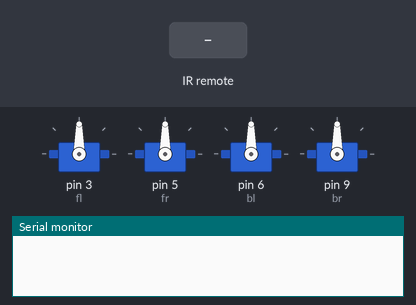
Recording of a sketch running on a simulated Arduino Uno, built with avr-gcc and run on an emulated ATmega328P. Parts: 4 × servo, the last lines printed to the serial monitor. The test bench sets the inputs (shaded band).

Above: at 1.2 s.
1.3 s: infrared code 0xA8 received
At 1.6 s:
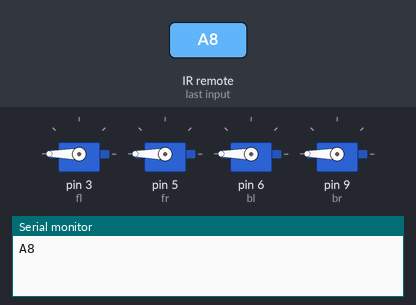
4.3 s: infrared code 0xE0 received
At 4.7 s:
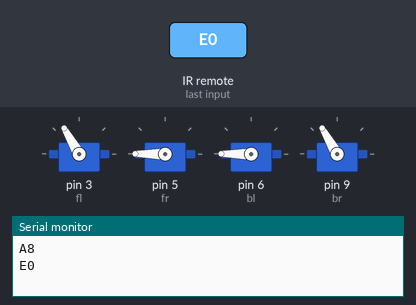
6.3 s: infrared code 0x90 received
At 6.6 s:
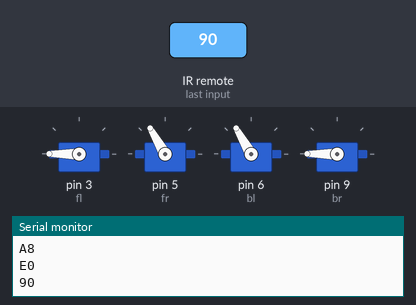
Timing chart, 0 to 9.3 s (numbered marks = the images above; inputs shaded):
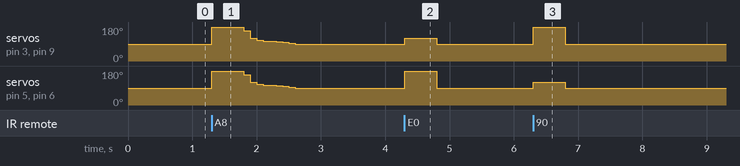

Measured:
- after the input at 1.3 s, servo on pin 3 (fl), servo on pin 5 (fr), servo on pin 6 (bl), servo on pin 9 (br): 90° → 180° at once, → 160° 0.50 s later, → 120° 0.10 s later, → 110° 0.10 s later, … (10 changes in this stretch)
- after the input at 4.3 s, servo on pin 3 (fl), servo on pin 9 (br): 90° → 120° at once, → 90° 0.50 s later; servo on pin 5 (fr), servo on pin 6 (bl): 90° → 180° at once, → 90° 0.50 s later
- after the input at 6.3 s, servo on pin 3 (fl), servo on pin 9 (br): 90° → 180° at once, → 90° 0.50 s later; servo on pin 5 (fr), servo on pin 6 (bl): 90° → 120° at once, → 90° 0.50 s later

The sketch:

bunibuni.ino
```cpp
#include <Servo.h>
#include "IRremote.hpp"

#define IR_RECEIVE_PIN 12
Servo fl;
Servo fr;
Servo bl;
Servo br;

void setup() {
  Serial.begin(9600);
  // put your setup code here, to run once:
  fl.attach(3); // Front left
  fr.attach(5); // Front right
  bl.attach(6); // Back left
  br.attach(9); // Back right
  IrReceiver.begin(IR_RECEIVE_PIN, ENABLE_LED_FEEDBACK); // ir is cool ig
}

void hop() {
  fl.write(180);
  fr.write(180);
  bl.write(180);
  br.write(180);
  delay(500);
  fl.write(90);
  fr.write(90);
  bl.write(90);
  br.write(90);
}

void all(int amt) {
  fl.write(amt);
  fr.write(amt);
  bl.write(amt);
  br.write(amt);
}

void turn(String dir) {
  if (dir == "left") {
    fl.write(120);
    fr.write(180);
    bl.write(180);
    br.write(120);
  } else {
    fr.write(120);
    fl.write(180);
    br.write(180);
    bl.write(120);

  }
  delay(500); // Allow time for turn motion, jk thats for reset
  fl.write(90);
  fr.write(90);
  bl.write(90);
  br.write(90);
}

void stretch() {
  all(180);
  delay(500);
  all(160);
  delay(100);
  all(120);
  delay(100);
  all(110);
  delay(100);
  all(105);
  delay(100);
  all(104);
  delay(100);
  all(103);
  delay(100);
  all(100);
  delay(100);
  all(95);
  delay(100);
  all(90); // all done
}

void loop() {
  if (IrReceiver.decode()) {
    unsigned long command = IrReceiver.decodedIRData.command;
    Serial.println(command, HEX); // Debug: see what value is received

    if (command == 0x2) {
      hop();
    } else if (command == 0xE0) {
      turn("left");
    } else if (command == 0x90) {
      turn("right");
    } else if (command == 0xA8) {
      stretch();
    }

    IrReceiver.resume(); // Ready for next signal
  }
}
```
